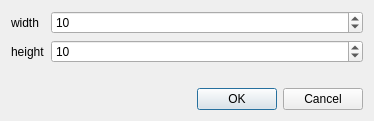
<?xml version="1.0" encoding="UTF-8"?>
<ui version="4.0">
 <class>Dialog</class>
 <widget class="QDialog" name="Dialog">
  <property name="geometry">
   <rect>
    <x>0</x>
    <y>0</y>
    <width>374</width>
    <height>121</height>
   </rect>
  </property>
  <property name="sizePolicy">
   <sizepolicy hsizetype="Fixed" vsizetype="Fixed">
    <horstretch>0</horstretch>
    <verstretch>0</verstretch>
   </sizepolicy>
  </property>
  <property name="windowTitle">
   <string>Dialog</string>
  </property>
  <property name="sizeGripEnabled">
   <bool>false</bool>
  </property>
  <layout class="QVBoxLayout" name="verticalLayout">
   <item>
    <layout class="QFormLayout" name="formLayout">
     <item row="0" column="0">
      <widget class="QLabel" name="label">
       <property name="text">
        <string>width</string>
       </property>
       <property name="buddy">
        <cstring>widthBox</cstring>
       </property>
      </widget>
     </item>
     <item row="2" column="0">
      <widget class="QLabel" name="label_2">
       <property name="text">
        <string>height</string>
       </property>
       <property name="buddy">
        <cstring>heightBox</cstring>
       </property>
      </widget>
     </item>
     <item row="0" column="1">
      <widget class="QSpinBox" name="widthBox">
       <property name="maximum">
        <number>1000</number>
       </property>
       <property name="value">
        <number>10</number>
       </property>
      </widget>
     </item>
     <item row="2" column="1">
      <widget class="QSpinBox" name="heightBox">
       <property name="maximum">
        <number>1000</number>
       </property>
       <property name="value">
        <number>10</number>
       </property>
      </widget>
     </item>
    </layout>
   </item>
   <item>
    <widget class="QDialogButtonBox" name="buttonBox">
     <property name="orientation">
      <enum>Qt::Horizontal</enum>
     </property>
     <property name="standardButtons">
      <set>QDialogButtonBox::Cancel|QDialogButtonBox::Ok</set>
     </property>
    </widget>
   </item>
  </layout>
 </widget>
 <resources/>
 <connections>
  <connection>
   <sender>buttonBox</sender>
   <signal>accepted()</signal>
   <receiver>Dialog</receiver>
   <slot>accept()</slot>
   <hints>
    <hint type="sourcelabel">
     <x>248</x>
     <y>254</y>
    </hint>
    <hint type="destinationlabel">
     <x>157</x>
     <y>274</y>
    </hint>
   </hints>
  </connection>
  <connection>
   <sender>buttonBox</sender>
   <signal>rejected()</signal>
   <receiver>Dialog</receiver>
   <slot>reject()</slot>
   <hints>
    <hint type="sourcelabel">
     <x>316</x>
     <y>260</y>
    </hint>
    <hint type="destinationlabel">
     <x>286</x>
     <y>274</y>
    </hint>
   </hints>
  </connection>
 </connections>
</ui>
